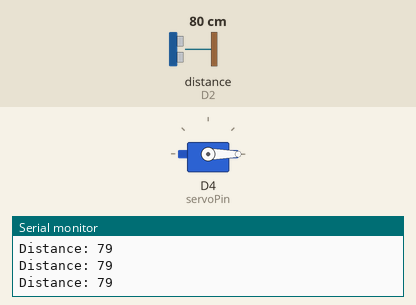
Recording of a sketch running on a simulated ESP8266 (NodeMCU). On the bench: servo, the last lines printed to the serial monitor. Wiring (inferred from the names in the program): ultrasonic range finder: trigger D1; echo D2. The test bench sets the inputs (shaded band); at power-on: distance to the obstacle (sensor on D2) 80 cm. The echo pulse lasts 58.3 µs per cm.

Above: at 1.2 s.
1.3 s: distance to the obstacle (sensor on D2) set to 25 cm
2.8 s: distance to the obstacle (sensor on D2) set to 20 cm
At 4.0 s:
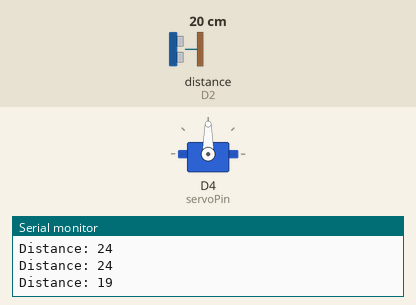
4.4 s: distance to the obstacle (sensor on D2) set to 35 cm
At 6.4 s:
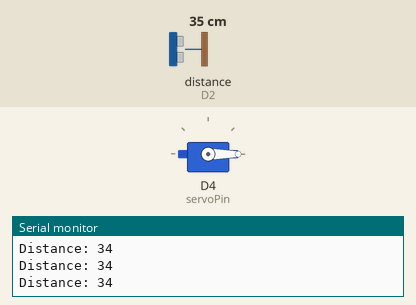
7.4 s: distance to the obstacle (sensor on D2) set to 2 cm
At 8.7 s:
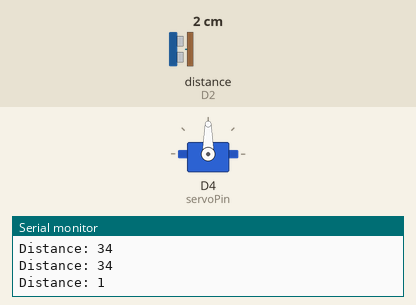
Timing chart, 0 to 9.9 s (numbered marks = the images above; inputs shaded):
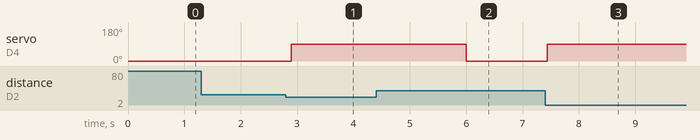

Measured:
- the behaviour switches between 22 and 21 cm on distance to the obstacle (sensor on D2) (found by bisection; images 0 and 1)
- after the input at 2.8 s, servo on D4 (servoPin): 0° → 90° after 0.10 s
- after the input at 4.4 s, servo on D4 (servoPin): 90° → 0° after 1.6 s
- after the input at 7.4 s, servo on D4 (servoPin): 0° → 90° at once

The sketch:

Code.ino
```cpp
#include <Servo.h>

// Pin Definitions
const int trigPin = D1;
const int echoPin = D2;
const int servoPin = D4;

Servo myservo;

// Variables
long duration;
int distance;
int safetyDistance;

void setup() {
  pinMode(trigPin, OUTPUT);
  pinMode(echoPin, INPUT);

  myservo.attach(servoPin);
  myservo.write(0); // Start with bin closed

  Serial.begin(9600);
}

void loop() {
  // Clear the trigPin
  digitalWrite(trigPin, LOW);
  delayMicroseconds(2);

  // Trigger the sensor
  digitalWrite(trigPin, HIGH);
  delayMicroseconds(10);
  digitalWrite(trigPin, LOW);

  // Read the echoPin
  duration = pulseIn(echoPin, HIGH);

  // Calculate distance in cm
  distance = duration * 0.034 / 2;

  Serial.print("Distance: ");
  Serial.println(distance);

  // If hand is closer than 20cm, open the bin
  if (distance <= 20 && distance > 0) {
    myservo.write(90); // Open position (adjust angle as needed)
    delay(3000);       // Keep it open for 3 seconds
  } else {
    myservo.write(0);  // Closed position
  }

  delay(100);
}
```
